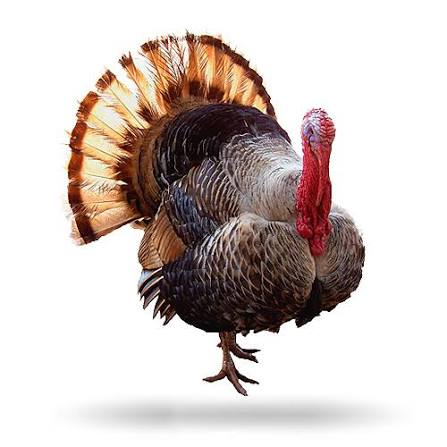
#> input picture imagenes/pavo_esquinas_lineas0106.jpg, 447 x 447 px, found by its file name
$ python ejemplo2_esquinas.py
#> lines starting #> are read from the running program, lines starting #| are printed output that depends on the picture; after the words box and inside, x2 and y2 are one past the last pixel; in counts of white or black regions, pixels touching at a corner belong together
# Samuel Nicola NC 0106
#ESQUINAS PAVO EJEMPLO 2
import cv2
import numpy as np

# Cargar imagen
imagen = cv2.imread("imagenes/pavo_esquinas_lineas0106.jpg")
#> imagen is the input picture: shape (447, 447, 3); mean B, G, R 195.6, 199.3, 209.6

# Verificar que la imagen exista
if imagen is None:
    print("Error: no se pudo cargar la imagen.")
    exit()

# Convertir a escala de grises
gris = cv2.cvtColor(imagen, cv2.COLOR_BGR2GRAY)
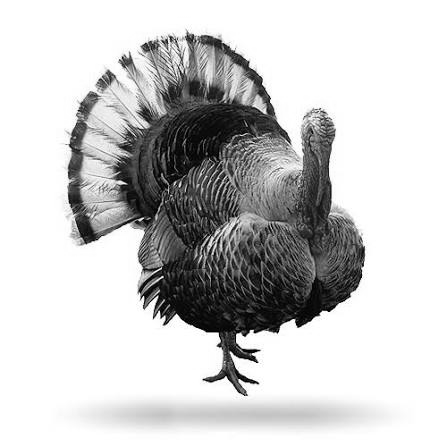
#> gris: shape (447, 447); min 0, max 255, mean 202

# Convertir a tipo float32
gris_float = np.float32(gris)

# Detectar esquinas mediante Harris
esquinas = cv2.cornerHarris(
    gris_float,
    2,
    3,
    0.04
)
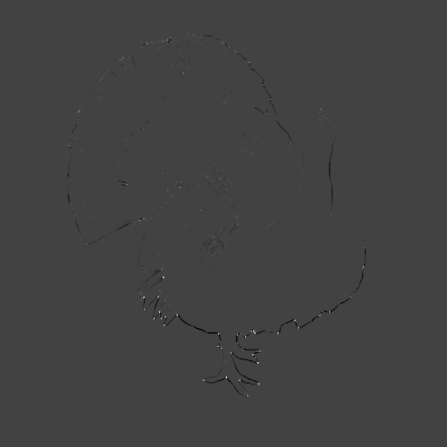
#> esquinas: shape (447, 447) float32; min -103568048, max 293166752, mean -172527.6; drawn with min black and max white

# Dilatar para hacer visibles las esquinas
esquinas = cv2.dilate(
    esquinas,
    None
)
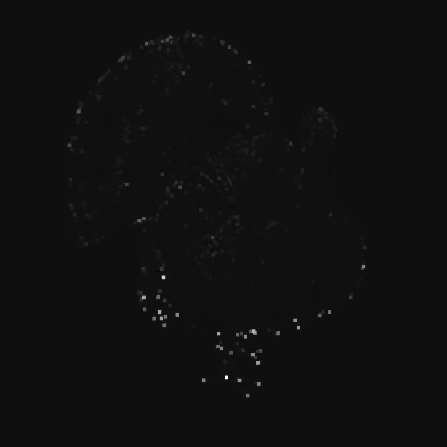
#> esquinas: shape (447, 447) float32; min -19615104, max 293166752, mean 811556.9; drawn with min black and max white

# Crear copia
resultado = imagen.copy()

# Umbral para identificar esquinas
umbral = 0.01 * esquinas.max()
#> umbral = 2931667.5

# Marcar esquinas
resultado[esquinas > umbral] = [0, 0, 255]
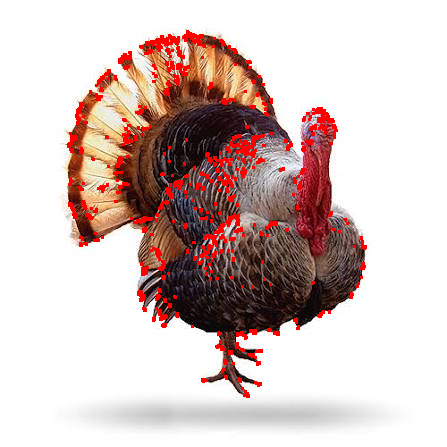
#> resultado: shape (447, 447, 3); 4% of pixels changed, all inside (x1, y1, x2, y2) = (67, 30, 367, 398)

# Mostrar resultados
cv2.imshow(
    "Imagen original pavo 0106",
    imagen
)

cv2.imshow(
    "Esquinas detectadas pavo 0106",
    resultado
)

# Guardar resultado
cv2.imwrite(
    "resultados/pavo_esquinas_lineas0106.jpg",
    resultado
)

# Contar esquinas aproximadas
cantidad_esquinas = np.sum(
    esquinas > umbral
)
#> cantidad_esquinas = 8002

print("Deteccion de esquinas terminada.")
print("Cantidad aproximada de puntos detectados:",
      cantidad_esquinas)
#| Cantidad aproximada de puntos detectados: 8002

print("Resultado guardado en:")
print("resultados/pavo_esquinas_lineas0106.jpg")

# Esperar una tecla
cv2.waitKey(0)

# Cerrar ventanas
cv2.destroyAllWindows()

print("Realizado por Samuel nicola NC 0106")
